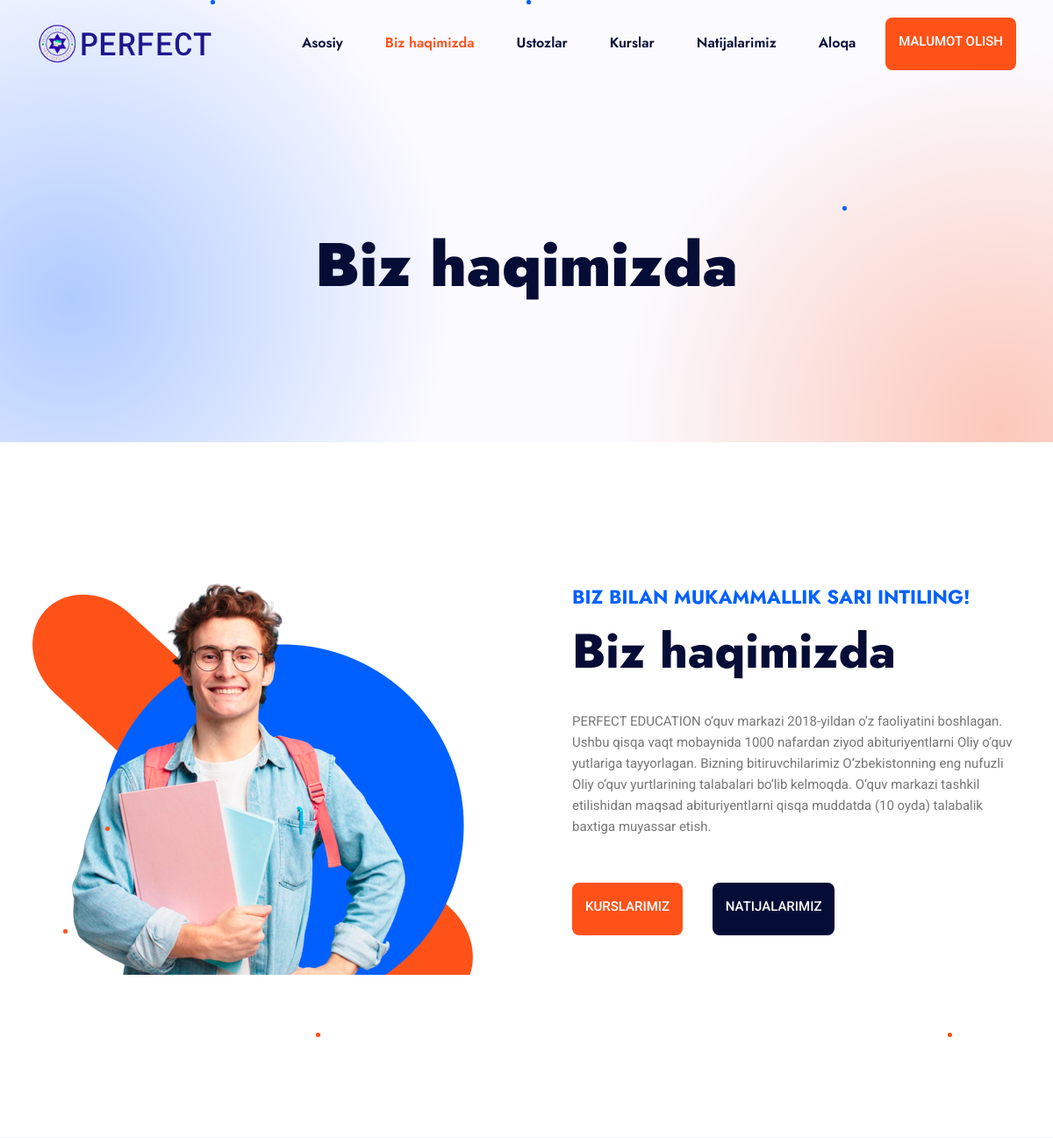
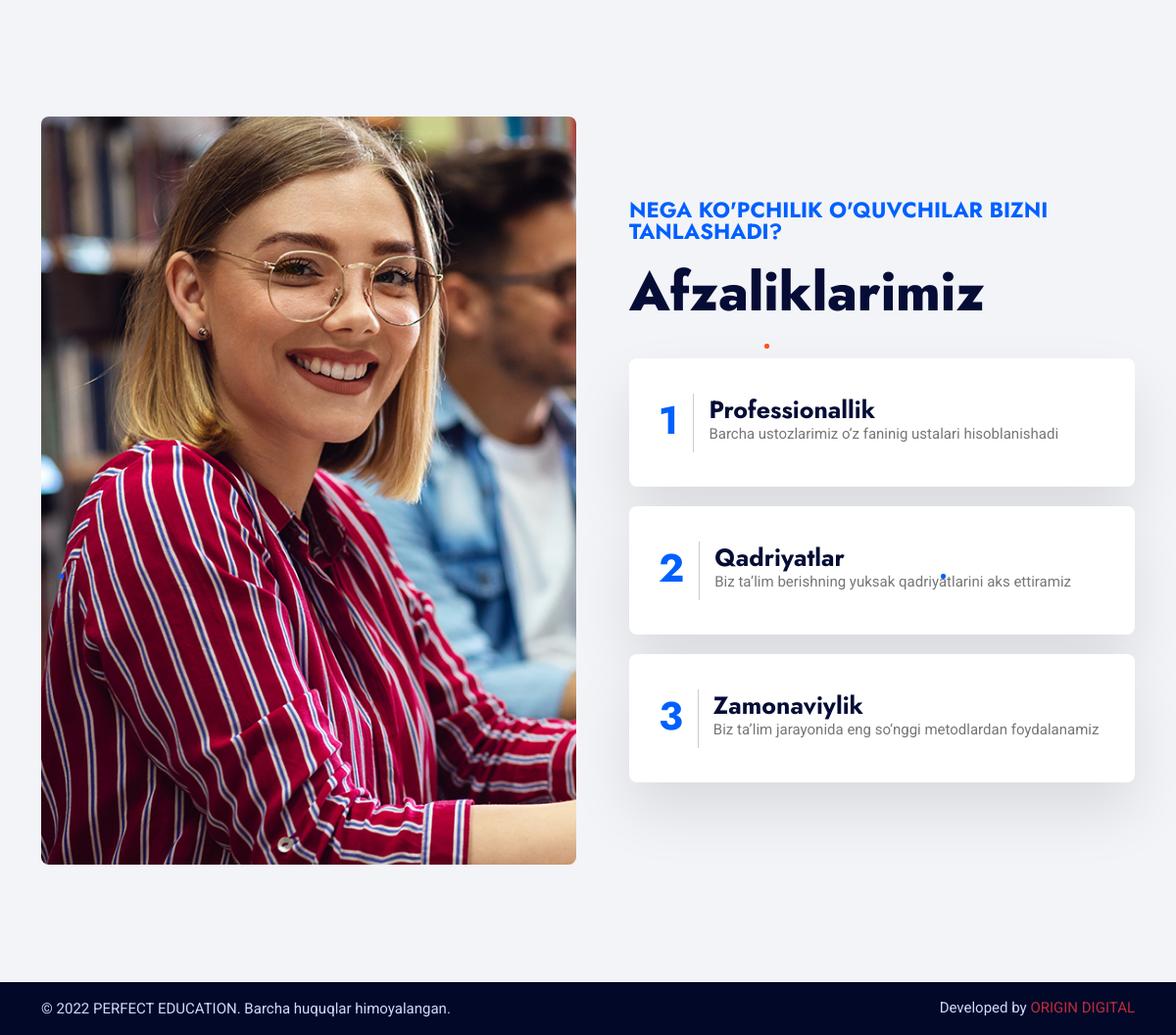
The page /about/ on the database its author committed (2 pictures, top to bottom).
### home/models.py (models this page shows, shortened)
class Logo(models.Model):
    title = models.CharField(default='PERFECT EDUCATION LOGO', max_length=300)
    image = models.ImageField(upload_to='images/logo/')
    favicon = models.ImageField(upload_to='images/favicon/')
    class Meta:
        verbose_name = 'Site Logo'
        verbose_name_plural = 'Site Logo'

### site_settings/models.py (models this page shows, shortened)
class About(models.Model):
    subtitle = models.CharField(max_length=600)
    title = models.CharField(max_length=600)
    image = models.ImageField(upload_to='images/site_settings/')
    description = models.TextField()
    button1_name = models.CharField(max_length=300)
    button1_link = models.CharField(max_length=1000)
    button2_name = models.CharField(max_length=300)
    button2_link = models.CharField(max_length=1000)
    class Meta:
        verbose_name = 'Biz haqimizda'
        verbose_name_plural = 'Biz haqimizda'

### home/views.py (the view)
# urls.py: path('about/', views.about, name='about'),
def about(request):
    return render(request, 'pages/about.html')

### home/context.py (called while the page is built)
def site_logo(request):
    logo_site = Logo.objects.last()
    context = {
        'logo_site': logo_site
    }
    return context

def teacher_view(request):
    my_teacher = Teacher.objects.all()
    context = {
        'my_teacher': my_teacher
    }
    return context

def current_date(request):
    now = date.today()
    now_year = now.strftime("%Y")
    context = {
        'now_year': now_year
    }
    return context

def home_screen_view(request):
    home_screen = HomeScreen.objects.last()
    context = {
        'home_screen': home_screen
    }
    return context

def about_view(request):
    about = About.objects.last()
    context = {
        'about': about
    }
    return context

def contact_data_view(request):
    contact_data = ContactData.objects.last()
    context = {
        'contact_data': contact_data
    }
    return context

### home/templates/pages/about.html (shortened to what this page needs)
{% extends 'pages/base.html' %}
{% load static %}
{% block content %}
    <section class="main-banner-in">
        <div class="container">
            <div class="row">
                <div class="col-lg-12">
                    <h1 class="h1-title">Biz haqimizda</h1>
                </div>
            </div>
        </div>
    </section>
    <section style="background-color: white;" class="main-about-us">
        <div class="container">
            <div class="row align-items-center">
                <div class="col-lg-6">
                    <div class="about-img-box wow fadeInLeft animated" data-wow-delay=".4s">
                        <div class="about-img">
                            <img src="{{ about.image.url }}" alt="about us">
                        </div>
                    </div>
                </div>
                <div class="col-lg-6">
                    <div class="about-us-content">
                        <div class="about-us-title">
                            <h2 class="h2-subtitle">{{ about.subtitle }}</h2>
                            <h2 class="h2-title">{{ about.title }}</h2>
                        </div>
                        <p>{{ about.description }}</p>
                        <a href="{{ about.button1_link }}" class="sec-btn">{{ about.button1_name }}</a>
                        <a href="{{ about.button2_link }}" class="sec-btn btn-2">{{ about.button2_name }}</a>
                    </div>
                </div>
            </div>
        </div>
    </section>
    <section class="main-event">
        <div class="container">
            <div class="row align-items-center">
                <div class="col-xl-6 col-lg-5">
                    <div class="event-img-box wow fadeInLeft animated" data-wow-delay=".4s">
                        <div class="event-img">
                            <img src="{% static 'assets/images/event-img.jpg' %}" alt="event">
                        </div>
                    </div>
                </div>
                <div class="col-xl-6 col-lg-7">
                    <div class="event-content-box">
                        <div class="event-title">
                            <h2 class="h2-subtitle">Nega ko'pchilik o'quvchilar bizni tanlashadi?</h2>
                            <h2 class="h2-title">Afzaliklarimiz</h2>
                        </div>
                        <div class="event-box">
                            <div class="event-date-day">
                                <div class="event-date">
                                    <p>1</p>
                                </div>
                            </div>
                            <div class="event-content-text">
                                <h3 class="h3-title">Professionallik</h3>
                                <p>Barcha ustozlarimiz o‘z faninig ustalari hisoblanishadi</p>
                            </div>
                        </div>
                        <div class="event-box">
                            <div class="event-date-day">
                                <div class="event-date">
                                    <p>2</p>
                                </div>
                            </div>
                            <div class="event-content-text">
                                <h3 class="h3-title">Qadriyatlar</h3>
                                <p>Biz ta’lim berishning yuksak qadriyatlarini aks ettiramiz</p>
                            </div>
                        </div>
                        <div class="event-box mb-0">
                            <div class="event-date-day">
                                <div class="event-date">
                                    <p>3</p>
                                </div>
                            </div>
                            <div class="event-content-text">
                                <h3 class="h3-title">Zamonaviylik</h3>
                                <p>Biz ta’lim jarayonida eng so‘nggi metodlardan foydalanamiz</p>
                            </div>
                        </div>
                    </div>
                </div>
            </div>
        </div>
    </section>
{% endblock %}

### home/templates/components/header.html (shortened to what this page needs)
{% load static %}
<header class="site-header">
    <div class="header-bottom">
        <div class="container">
            <div class="row align-items-center">
                <div class="col-lg-3">
                    <div class="site-branding">
                        <a href="{% url 'index' %}" title="Educater">
                            <img style="width: 200px" src="{{ logo_site.image.url }}" alt="Logo">
                        </a>
                    </div>
                </div>
                <div class="col-lg-9">
                    <div class="header-menu">
                        <nav class="main-navigation">
                            <ul class="menu">
                                <li {% if request.path == '/' or request.path == '' %}class="active"{% endif %}><a href="{% url 'index' %}">Asosiy</a></li>
                                <li {% if request.path == '/about/' or request.path == '/about' %}class="active"{% endif %}><a href="{% url 'about' %}">Biz haqimizda</a></li>
                                <li {% if request.path == '/teachers/' or request.path == '/teachers' %}class="active"{% endif %}><a href="{% url 'teachers' %}">Ustozlar</a></li>
                                <li {% if request.path == '/courses/' or request.path == '/courses' %}class="active"{% endif %}><a href="{% url 'courses' %}">Kurslar</a></li>
                                <li {% if request.path == '/results/' or request.path == '/results' %}class="active"{% endif %}><a href="{% url 'results' %}">Natijalarimiz</a></li>
                                <li {% if request.path == '/contact/' or request.path == '/contact' %}class="active"{% endif %}><a href="{% url 'contact' %}">Aloqa</a></li>
                            </ul>
                        </nav>
                        <div class="header-btn">
                            <a href="{% url 'contact' %}" class="sec-btn">Malumot olish</a>
                        </div>
                    </div>
                </div>
            </div>
        </div>
    </div>
</header>

### rows shown on the page
Logo: image (picture)
About: image (picture), subtitle "BIZ BILAN MUKAMMALLIK SARI INTILING!", title "Biz haqimizda", description "PERFECT EDUCATION o‘quv markazi 2018-yildan o‘z faoliyatini boshlagan. Ushbu qisqa vaqt mobaynida 1000 nafardan ziyod abituriyentlarni Oliy o‘quv yutlariga tayyorlagan. Bizning bitiruvchilarimiz O‘zbekistonning eng nufuzli Oliy o‘quv yurtlarining talabalari bo‘lib kelmoqda. O‘quv markazi tashkil etilishidan maqsad abituriyentlarni qisqa muddatda (10 oyda) talabalik baxtiga muyassar etish.", button1_name "KURSLARIMIZ", button2_name "NATIJALARIMIZ"
